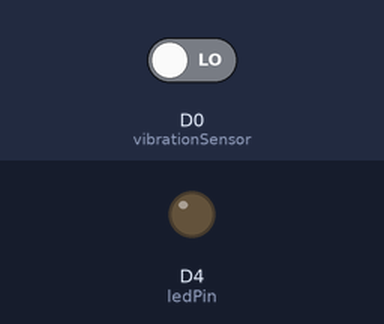
This sketch was run on a simulated ESP8266 (NodeMCU). On the bench: output pins drawn as LEDs (lit = HIGH). Inputs (shaded band) come from the test bench; at power-on: D0 (vibrationSensor) LOW.

Above: at 1.2 s.
1.3 s: D0 (vibrationSensor) driven HIGH
At 2.5 s:
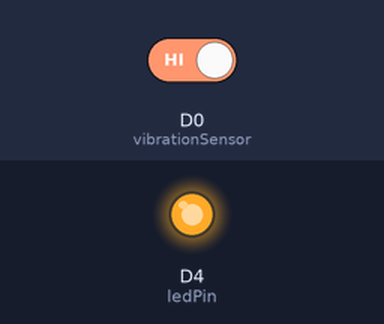
2.8 s: D0 (vibrationSensor) driven LOW
At 3.6 s:
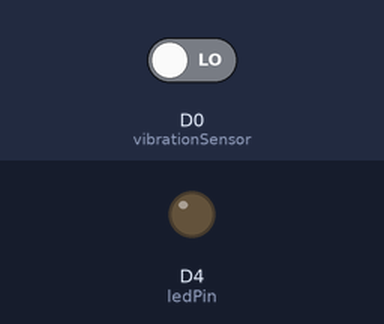
Timing chart, 0 to 5.8 s (numbered marks = the images above; inputs shaded):
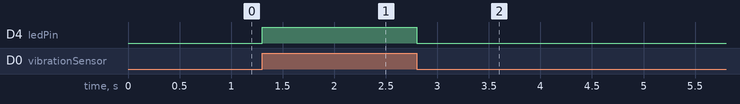

Measured:
- after the input at 1.3 s, D4 (ledPin): LOW → HIGH at once
- after the input at 2.8 s, D4 (ledPin): HIGH → LOW at once

The sketch:

s21_Vibration_Sensor.ino
```cpp
/*

Ks0037 keyestudio Vibration Sensor
_________________________________
|  SETUP                          |
|Sensor pin  ::    Particle pin   |
|   +        ::        3.3v       |
|   -        ::        GND        |
|   S        ::        D0         |
|   led      ::        D4         |
|   gnd      ::        GND        |
|_________________________________|


SPECIFICATIONS:

digital sensor
detects impacts/mouvement on surface

src: https://wiki.keyestudio.com/Ks0037_keyestudio_Vibration_Sensor
*/

#define ledPin     D4
#define vibrationSensor D0  //Connect the sensor to digital Pin 3 which is Interrupts 1.
unsigned char state = 0;
 void setup()
{
  pinMode(ledPin, OUTPUT);
  pinMode(vibrationSensor, INPUT);
  }
void loop()
{
  state = digitalRead(vibrationSensor);
  digitalWrite(ledPin, state);
  delay(100);
}
```
